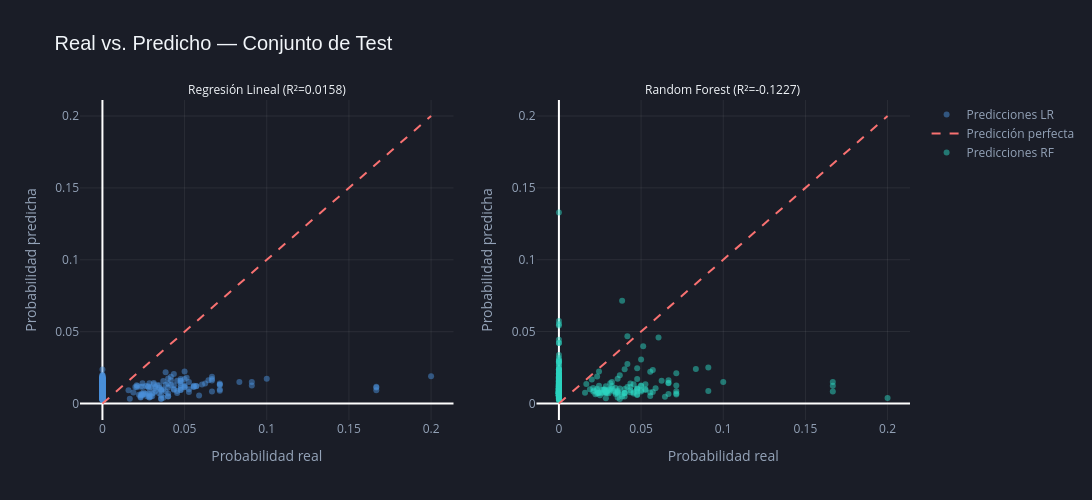

Notebook cell for this chart:
### Markdown cell above
El gráfico presenta una comparación directa de los errores de predicción (RMSE y MAE) entre el modelo de Regresión Lineal y el algoritmo de Random Forest, evaluados sobre el conjunto de test. Dado que ambas métricas miden el desvío de las predicciones respecto a los valores reales, un valor menor indica un mejor rendimiento.

1. Interpretación de las Métricas
MAE (Error Absoluto Medio): La Regresión Lineal presenta un MAE de 0.01710 frente al 0.01778 de Random Forest. Esto significa que, en promedio, las predicciones de la Regresión Lineal se equivocan por un margen ligeramente menor.

RMSE (Error Cuadrático Medio): En ambas alternativas el RMSE es mayor que el MAE (LR: 0.02526 vs. RF: 0.02698). Esto es un comportamiento normal en ciencia de datos, ya que el RMSE penaliza con mayor severidad los errores grandes o valores atípicos (outliers).

2. Conclusión Principal
Contrario a la intuición inicial de que los modelos basados en árboles siempre superan a los lineales, para este conjunto de datos específico de siniestralidad vial, la Regresión Lineal demostró una capacidad de generalización ligeramente superior, manteniendo tanto el error promedio como la penalización por grandes desvíos por debajo de los niveles de Random Forest.

### Code cell
# ── Gráfico 2: Real vs Predicho — ambos modelos ───────────────────────────────


# 1. Calculamos los límites globales para que la línea roja cruce perfecto
min_val = min(y_test.min(), y_pred_lr.min(), y_pred_rf.min())
max_val = max(y_test.max(), y_pred_lr.max(), y_pred_rf.max())
lims = [min_val, max_val]

# 2. Creamos la estructura de 1 fila y 2 columnas (Subplots)
fig_real_predicho = make_subplots(
    rows=1, cols=2, 
    subplot_titles=(
        f'Regresión Lineal (R²={metricas_lr["R2"]:.4f})', 
        f'Random Forest (R²={metricas_rf["R2"]:.4f})'
    )
)

# --- SUBPLOT 1: Regresión Lineal (Izquierda) ---
fig_real_predicho.add_trace(
    go.Scatter(
        x=y_test, y=y_pred_lr, mode='markers',
        marker=dict(color='#4A90D9', opacity=0.5, size=6), # Azul claro
        name='Predicciones LR'
    ),
    row=1, col=1
)
fig_real_predicho.add_trace(
    go.Scatter(
        x=lims, y=lims, mode='lines',
        line=dict(color='#F87171', dash='dash', width=2), # Coral para resaltar el error
        name='Predicción perfecta'
    ),
    row=1, col=1
)

# --- SUBPLOT 2: Random Forest (Derecha) ---
fig_real_predicho.add_trace(
    go.Scatter(
        x=y_test, y=y_pred_rf, mode='markers',
        marker=dict(color='#2DD4BF', opacity=0.5, size=6), # Verde Teal
        name='Predicciones RF'
    ),
    row=1, col=2
)
fig_real_predicho.add_trace(
    go.Scatter(
        x=lims, y=lims, mode='lines',
        line=dict(color='#F87171', dash='dash', width=2),
        showlegend=False
    ),
    row=1, col=2
)

# 3. DISEÑO UNIFICADO OSCURO
fig_real_predicho.update_layout(
    title_text='Real vs. Predicho — Conjunto de Test',
    title_font_size=20,
    title_font_family='Arial',
    
    font_color='#F1F5F9',     # Letras principales claras
    paper_bgcolor='#1A1D27',  # Fondo tarjeta oscuro
    plot_bgcolor='#1A1D27',   # Fondo gráfico oscuro
    
    height=500,
    width=1100,
    showlegend=True,
    legend=dict(font=dict(color='#94A3B8')),
    hovermode='closest'
)

# 4. Ajustes de legibilidad para ejes y grillas tenues
fig_real_predicho.update_xaxes(
    title_text='Probabilidad real', 
    showgrid=True, 
    gridcolor='rgba(255,255,255,0.07)', 
    color='#94A3B8',
    tickfont=dict(color='#94A3B8')
)
fig_real_predicho.update_yaxes(
    title_text='Probabilidad predicha', 
    showgrid=True, 
    gridcolor='rgba(255,255,255,0.07)', 
    color='#94A3B8',
    tickfont=dict(color='#94A3B8')
)

# Truco para forzar el color claro en los subtítulos de los subplots
for annotation in fig_real_predicho['layout']['annotations']:
    annotation['font'] = dict(color='#F1F5F9')

# Mostramos el gráfico interactivo
fig_real_predicho.show()

### Figure 1 — Plotly figure (JSON) as saved in the notebook; plotly's stock layout.template omitted (floating-point values rounded to 4 significant figures; data arrays with more than 128 entries replaced by an {"elided": "..."} marker saying what was removed)
{"data": [{"marker": {"color": "#4A90D9", "opacity": 0.5, "size": 6}, "mode": "markers", "name": "Predicciones LR", "type": "scatter", "x": {"elided": "439 float values"}, "xaxis": "x", "y": {"elided": "439 float values"}, "yaxis": "y"}, {"line": {"color": "#F87171", "dash": "dash", "width": 2}, "mode": "lines", "name": "Predicción perfecta", "type": "scatter", "x": [0, 0.2], "xaxis": "x", "y": [0, 0.2], "yaxis": "y"}, {"marker": {"color": "#2DD4BF", "opacity": 0.5, "size": 6}, "mode": "markers", "name": "Predicciones RF", "type": "scatter", "x": {"elided": "439 float values"}, "xaxis": "x2", "y": {"elided": "439 float values"}, "yaxis": "y2"}, {"line": {"color": "#F87171", "dash": "dash", "width": 2}, "mode": "lines", "showlegend": false, "type": "scatter", "x": [0, 0.2], "xaxis": "x2", "y": [0, 0.2], "yaxis": "y2"}], "layout": {"annotations": [{"font": {"color": "#F1F5F9"}, "showarrow": false, "text": "Regresión Lineal (R²=0.0158)", "x": 0.225, "xanchor": "center", "xref": "paper", "y": 1, "yanchor": "bottom", "yref": "paper"}, {"font": {"color": "#F1F5F9"}, "showarrow": false, "text": "Random Forest (R²=-0.1227)", "x": 0.775, "xanchor": "center", "xref": "paper", "y": 1, "yanchor": "bottom", "yref": "paper"}], "font": {"color": "#F1F5F9"}, "height": 500, "hovermode": "closest", "legend": {"font": {"color": "#94A3B8"}}, "paper_bgcolor": "#1A1D27", "plot_bgcolor": "#1A1D27", "showlegend": true, "title": {"font": {"family": "Arial", "size": 20}, "text": "Real vs. Predicho — Conjunto de Test"}, "width": 1100, "xaxis": {"anchor": "y", "color": "#94A3B8", "domain": [0, 0.45], "gridcolor": "rgba(255,255,255,0.07)", "showgrid": true, "tickfont": {"color": "#94A3B8"}, "title": {"text": "Probabilidad real"}}, "xaxis2": {"anchor": "y2", "color": "#94A3B8", "domain": [0.55, 1], "gridcolor": "rgba(255,255,255,0.07)", "showgrid": true, "tickfont": {"color": "#94A3B8"}, "title": {"text": "Probabilidad real"}}, "yaxis": {"anchor": "x", "color": "#94A3B8", "domain": [0, 1], "gridcolor": "rgba(255,255,255,0.07)", "showgrid": true, "tickfont": {"color": "#94A3B8"}, "title": {"text": "Probabilidad predicha"}}, "yaxis2": {"anchor": "x2", "color": "#94A3B8", "domain": [0, 1], "gridcolor": "rgba(255,255,255,0.07)", "showgrid": true, "tickfont": {"color": "#94A3B8"}, "title": {"text": "Probabilidad predicha"}}}}
